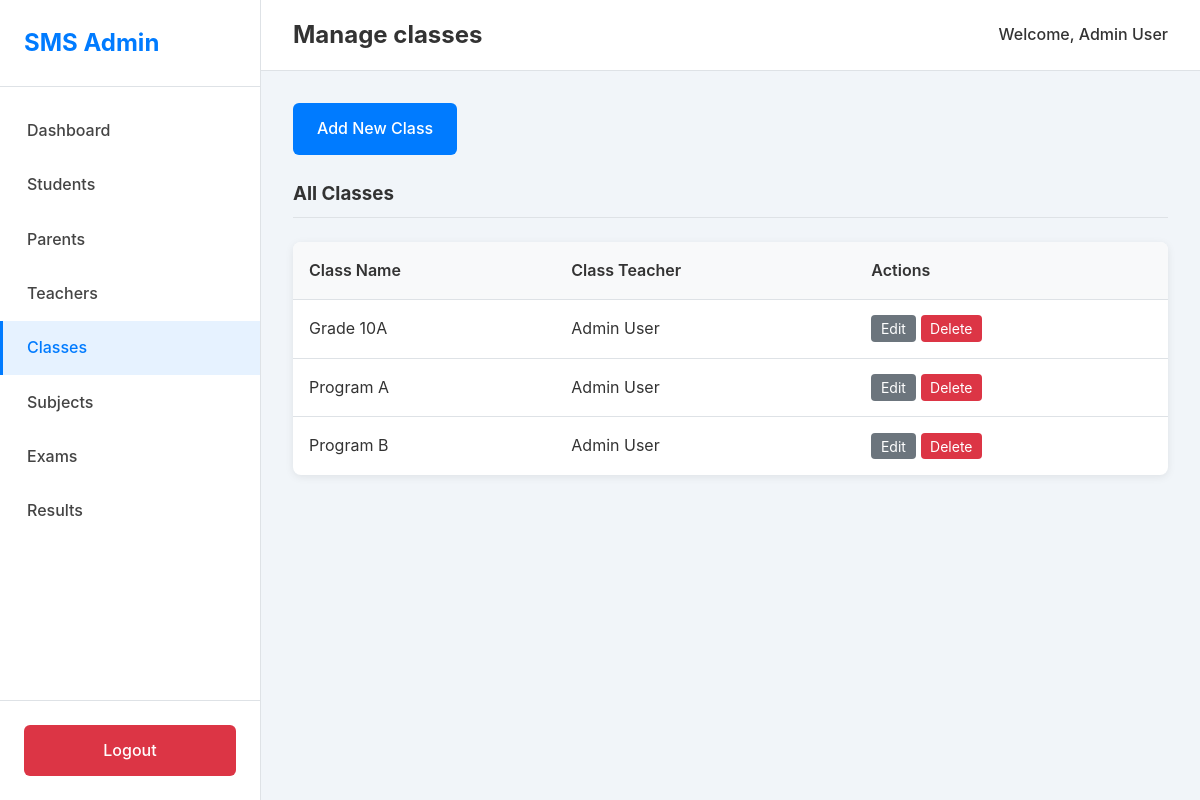
Page /index.php?page=manage_classes (signed in) on the committed database.
### tables this page shows
CREATE TABLE `classes` (
  `class_id` int(11) NOT NULL,
  `class_name` varchar(50) NOT NULL,
  `academic_year` varchar(10) NOT NULL,
  `class_teacher_id` int(11) DEFAULT NULL
);

CREATE TABLE `teachers` (
  `teacher_id` int(11) NOT NULL,
  `first_name` varchar(100) NOT NULL,
  `last_name` varchar(100) NOT NULL,
  `email` varchar(150) NOT NULL,
  `password` varchar(255) NOT NULL,
  `phone_number` varchar(20) DEFAULT NULL,
  `hire_date` date DEFAULT NULL
);

### src/pages/manage_classes.php (the view, shortened to what this page needs)
<?php
$action = $_GET['action'] ?? 'list';
if ($action == 'list') {
    $stmt = $pdo->query("
        SELECT c.*, t.first_name, t.last_name
        FROM Classes c
        LEFT JOIN Teachers t ON c.class_teacher_id = t.teacher_id
        ORDER BY c.class_name
    ");
    $classes = $stmt->fetchAll();
}
$teachers = $pdo->query("SELECT teacher_id, first_name, last_name FROM Teachers ORDER BY last_name")->fetchAll();
?>
<div class="content-body">
    <?php if ($action == 'add'): ?>
        <h3>Add New Class</h3>
        <form method="POST" action="index.php?page=manage_classes&action=add" class="data-form">
            <div class="form-group"><label>Class Name</label><input type="text" name="class_name" required placeholder="e.g., Grade 10-A"></div>
            <div class="form-group">
                <label>Class Teacher</label>
                <select name="teacher_id">
                    <option value="">Select a Teacher (Optional)</option>
                    <?php foreach ($teachers as $teacher): ?>
                        <option value="<?php echo $teacher['teacher_id']; ?>">
                            <?php echo htmlspecialchars($teacher['first_name'] . ' ' . $teacher['last_name']); ?>
                        </option>
                    <?php endforeach; ?>
                </select>
            </div>
            <div class="form-actions">
                <button type="submit" class="btn">Save Class</button>
                <a href="index.php?page=manage_classes" class="btn btn-secondary">Cancel</a>
            </div>
        </form>
    <?php else: ?>
        <div class="page-actions"><a href="index.php?page=manage_classes&action=add" class="btn">Add New Class</a></div>
        <h3>All Classes</h3>
        <table class="data-table">
            <thead><tr><th>Class Name</th><th>Class Teacher</th><th>Actions</th></tr></thead>
            <tbody>
                <?php foreach ($classes as $class): ?>
                <tr>
                    <td><?php echo htmlspecialchars($class['class_name']); ?></td>
                    <td><?php echo htmlspecialchars($class['first_name'] . ' ' . $class['last_name']); ?></td>
                    <td><a href="#" class="btn-sm">Edit</a><a href="#" class="btn-sm btn-danger">Delete</a></td>
                </tr>
                <?php endforeach; ?>
            </tbody>
        </table>
    <?php endif; ?>
</div>

### public/css/style.css (style rules this page uses)
:root { --primary-color: #007bff; --secondary-color: #6c757d; --danger-color: #dc3545; --light-color: #f8f9fa; --dark-color: #343a40; --bg-color: #f1f5f9; --sidebar-bg: #ffffff; --text-color: #333; --border-color: #dee2e6; --shadow: 0 2px 8px rgba(0,0,0,0.08); }
body { font-family: -apple-system, BlinkMacSystemFont, "Segoe UI", Roboto, "Helvetica Neue", Arial, sans-serif; margin: 0; background-color: var(--bg-color); color: var(--text-color); font-size: 16px; line-height: 1.6; }
.content-body { padding: 2rem; flex-grow: 1; }
.content-body h3 { margin-top: 0; margin-bottom: 1.5rem; border-bottom: 1px solid var(--border-color); padding-bottom: 0.5rem; }
.btn, button.btn { display: inline-block; padding: 0.8rem 1.5rem; background: var(--primary-color); color: #fff; border: none; border-radius: 6px; text-decoration: none; font-size: 1rem; font-weight: 500; cursor: pointer; text-align: center; width: 100%; box-sizing: border-box; }
.btn-sm { padding: 0.3rem 0.6rem; font-size: 0.875rem; border-radius: 4px; text-decoration: none; background: var(--secondary-color); color: #fff; margin-right: 5px; }
.btn-sm.btn-danger { background: var(--danger-color); }
.page-actions { margin-bottom: 1.5rem; }
.page-actions .btn { width: auto; }
.data-table { width: 100%; border-collapse: collapse; background: #fff; box-shadow: var(--shadow); border-radius: 8px; overflow: hidden; }
.data-table th, .data-table td { padding: 1rem; border-bottom: 1px solid var(--border-color); text-align: left; }
.data-table th { background: var(--light-color); font-weight: 600; }
.data-table tr:last-child td { border-bottom: none; }

### rows in the picture
classes: class_name "Grade 10A", class_teacher.last_name "Admin User"
classes: class_name "Program A", class_teacher.last_name "Admin User"
classes: class_name "Program B", class_teacher.last_name "Admin User"

### other values in the picture
str_replace('_', ' ', $current_page) "Manage classes"
$_SESSION['teacher_name'] "Admin User"
